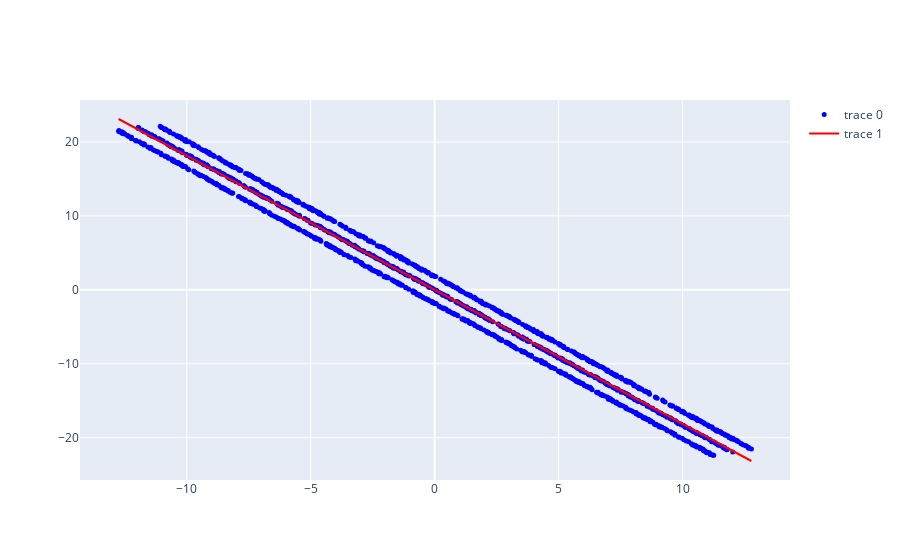

The notebook cell this image was saved under:
### Code cell
# Étape 3: Créer une visualisation en 2D pour afficher les points et la droite moyenne ajustée
fig = go.Figure()

# Ajouter les points
fig.add_trace(go.Scatter(
    x=df1['x'],
    y=df1['y'],
    mode='markers',
    marker=dict(size=5, color='blue')
))

# Créer la droite moyenne à partir des coefficients trouvés
x_line = np.linspace(df1['x'].min(), df1['x'].max(), 100)
y_line = a * x_line + b

# Ajouter la droite moyenne à la figure
fig.add_trace(go.Scatter(x=x_line, y=y_line, mode='lines', line=dict(color='red')))

# Afficher la figure
fig.show()

### Figure 1 — Plotly figure (JSON) as saved in the notebook; plotly's stock layout.template omitted (floating-point values rounded to 4 significant figures; data arrays with more than 128 entries replaced by an {"elided": "..."} marker saying what was removed)
{"data": [{"marker": {"color": "blue", "size": 5}, "mode": "markers", "type": "scatter", "x": {"elided": "1502 float values"}, "y": {"elided": "1502 float values"}}, {"line": {"color": "red"}, "mode": "lines", "type": "scatter", "x": [-12.75, -12.49, -12.23, -11.98, -11.72, -11.46, -11.2, -10.94, -10.69, -10.43, -10.17, -9.913, -9.655, -9.397, -9.139, -8.881, -8.624, -8.366, -8.108, -7.85, -7.592, -7.334, -7.076, -6.819, -6.561, -6.303, -6.045, -5.787, -5.529, -5.271, -5.014, -4.756, -4.498, -4.24, -3.982, -3.724, -3.466, -3.209, -2.951, -2.693, -2.435, -2.177, -1.919, -1.661, -1.404, -1.146, -0.8878, -0.63, -0.3721, -0.1143, 0.1436, 0.4015, 0.6593, 0.9172, 1.175, 1.433, 1.691, 1.949, 2.206, 2.464, 2.722, 2.98, 3.238, 3.496, 3.754, 4.011, 4.269, 4.527, 4.785, 5.043, 5.301, 5.559, 5.816, 6.074, 6.332, 6.59, 6.848, 7.106, 7.364, 7.621, 7.879, 8.137, 8.395, 8.653, 8.911, 9.169, 9.426, 9.684, 9.942, 10.2, 10.46, 10.72, 10.97, 11.23, 11.49, 11.75, 12.01, 12.26, 12.52, 12.78], "y": [23.1, 22.63, 22.17, 21.7, 21.23, 20.76, 20.3, 19.83, 19.36, 18.9, 18.43, 17.96, 17.49, 17.03, 16.56, 16.09, 15.63, 15.16, 14.69, 14.22, 13.76, 13.29, 12.82, 12.36, 11.89, 11.42, 10.95, 10.49, 10.02, 9.552, 9.085, 8.618, 8.151, 7.683, 7.216, 6.749, 6.282, 5.815, 5.347, 4.88, 4.413, 3.946, 3.479, 3.011, 2.544, 2.077, 1.61, 1.143, 0.6755, 0.2083, -0.2589, -0.7261, -1.193, -1.66, -2.128, -2.595, -3.062, -3.529, -3.996, -4.464, -4.931, -5.398, -5.865, -6.332, -6.799, -7.267, -7.734, -8.201, -8.668, -9.135, -9.603, -10.07, -10.54, -11.0, -11.47, -11.94, -12.41, -12.87, -13.34, -13.81, -14.27, -14.74, -15.21, -15.68, -16.14, -16.61, -17.08, -17.54, -18.01, -18.48, -18.95, -19.41, -19.88, -20.35, -20.82, -21.28, -21.75, -22.22, -22.68, -23.15]}], "layout": {}}
